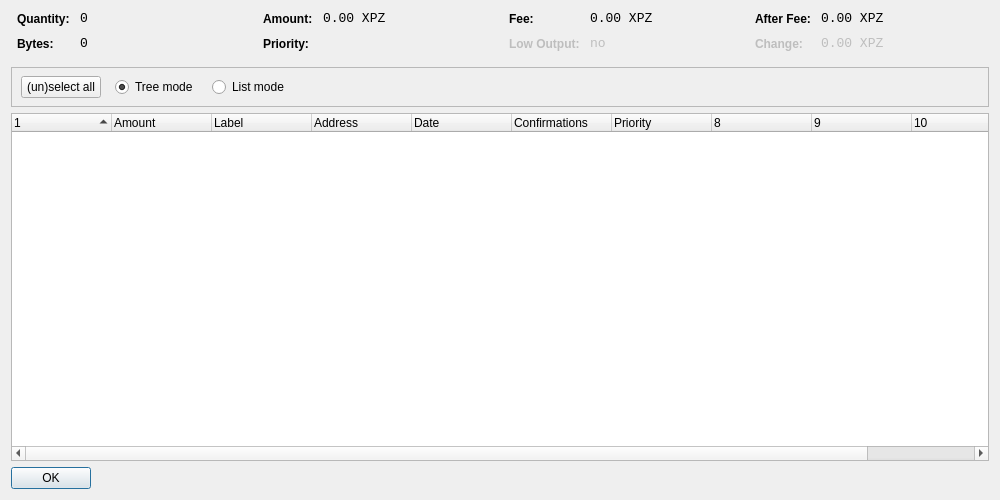
<?xml version="1.0" encoding="UTF-8"?>
<ui version="4.0">
 <class>CoinControlDialog</class>
 <widget class="QDialog" name="CoinControlDialog">
  <property name="geometry">
   <rect>
    <x>0</x>
    <y>0</y>
    <width>1000</width>
    <height>500</height>
   </rect>
  </property>
  <property name="windowTitle">
   <string>Coin Control</string>
  </property>
  <layout class="QVBoxLayout" name="verticalLayout">
   <item>
    <layout class="QHBoxLayout" name="horizontalLayoutTop" stretch="0,0,0,0">
     <property name="topMargin">
      <number>0</number>
     </property>
     <property name="bottomMargin">
      <number>10</number>
     </property>
     <item>
      <layout class="QFormLayout" name="formLayoutCoinControl1">
       <property name="horizontalSpacing">
        <number>10</number>
       </property>
       <property name="verticalSpacing">
        <number>10</number>
       </property>
       <property name="leftMargin">
        <number>6</number>
       </property>
       <property name="rightMargin">
        <number>6</number>
       </property>
       <item row="0" column="0">
        <widget class="QLabel" name="labelCoinControlQuantityText">
         <property name="styleSheet">
          <string notr="true">font-weight:bold;</string>
         </property>
         <property name="text">
          <string>Quantity:</string>
         </property>
        </widget>
       </item>
       <item row="0" column="1">
        <widget class="QLabel" name="labelCoinControlQuantity">
         <property name="font">
          <font>
           <family>Monospace</family>
           <pointsize>10</pointsize>
          </font>
         </property>
         <property name="cursor">
          <cursorShape>IBeamCursor</cursorShape>
         </property>
         <property name="contextMenuPolicy">
          <enum>Qt::ActionsContextMenu</enum>
         </property>
         <property name="text">
          <string notr="true">0</string>
         </property>
         <property name="textInteractionFlags">
          <set>Qt::LinksAccessibleByMouse|Qt::TextSelectableByKeyboard|Qt::TextSelectableByMouse</set>
         </property>
        </widget>
       </item>
       <item row="1" column="0">
        <widget class="QLabel" name="labelCoinControlBytesText">
         <property name="styleSheet">
          <string notr="true">font-weight:bold;</string>
         </property>
         <property name="text">
          <string>Bytes:</string>
         </property>
        </widget>
       </item>
       <item row="1" column="1">
        <widget class="QLabel" name="labelCoinControlBytes">
         <property name="font">
          <font>
           <family>Monospace</family>
           <pointsize>10</pointsize>
          </font>
         </property>
         <property name="cursor">
          <cursorShape>IBeamCursor</cursorShape>
         </property>
         <property name="contextMenuPolicy">
          <enum>Qt::ActionsContextMenu</enum>
         </property>
         <property name="text">
          <string notr="true">0</string>
         </property>
         <property name="textInteractionFlags">
          <set>Qt::LinksAccessibleByMouse|Qt::TextSelectableByKeyboard|Qt::TextSelectableByMouse</set>
         </property>
        </widget>
       </item>
      </layout>
     </item>
     <item>
      <layout class="QFormLayout" name="formLayoutCoinControl2">
       <property name="horizontalSpacing">
        <number>10</number>
       </property>
       <property name="verticalSpacing">
        <number>10</number>
       </property>
       <property name="leftMargin">
        <number>6</number>
       </property>
       <property name="rightMargin">
        <number>6</number>
       </property>
       <item row="0" column="0">
        <widget class="QLabel" name="labelCoinControlAmountText">
         <property name="styleSheet">
          <string notr="true">font-weight:bold;</string>
         </property>
         <property name="text">
          <string>Amount:</string>
         </property>
        </widget>
       </item>
       <item row="0" column="1">
        <widget class="QLabel" name="labelCoinControlAmount">
         <property name="font">
          <font>
           <family>Monospace</family>
           <pointsize>10</pointsize>
          </font>
         </property>
         <property name="cursor">
          <cursorShape>IBeamCursor</cursorShape>
         </property>
         <property name="contextMenuPolicy">
          <enum>Qt::ActionsContextMenu</enum>
         </property>
         <property name="text">
          <string notr="true">0.00 XPZ</string>
         </property>
         <property name="textInteractionFlags">
          <set>Qt::LinksAccessibleByMouse|Qt::TextSelectableByKeyboard|Qt::TextSelectableByMouse</set>
         </property>
        </widget>
       </item>
       <item row="1" column="0">
        <widget class="QLabel" name="labelCoinControlPriorityText">
         <property name="styleSheet">
          <string notr="true">font-weight:bold;</string>
         </property>
         <property name="text">
          <string>Priority:</string>
         </property>
        </widget>
       </item>
       <item row="1" column="1">
        <widget class="QLabel" name="labelCoinControlPriority">
         <property name="font">
          <font>
           <family>Monospace</family>
           <pointsize>10</pointsize>
          </font>
         </property>
         <property name="cursor">
          <cursorShape>IBeamCursor</cursorShape>
         </property>
         <property name="contextMenuPolicy">
          <enum>Qt::ActionsContextMenu</enum>
         </property>
         <property name="text">
          <string/>
         </property>
         <property name="textInteractionFlags">
          <set>Qt::LinksAccessibleByMouse|Qt::TextSelectableByKeyboard|Qt::TextSelectableByMouse</set>
         </property>
        </widget>
       </item>
      </layout>
     </item>
     <item>
      <layout class="QFormLayout" name="formLayoutCoinControl3">
       <property name="horizontalSpacing">
        <number>10</number>
       </property>
       <property name="verticalSpacing">
        <number>10</number>
       </property>
       <property name="leftMargin">
        <number>6</number>
       </property>
       <property name="rightMargin">
        <number>6</number>
       </property>
       <item row="0" column="0">
        <widget class="QLabel" name="labelCoinControlFeeText">
         <property name="styleSheet">
          <string notr="true">font-weight:bold;</string>
         </property>
         <property name="text">
          <string>Fee:</string>
         </property>
        </widget>
       </item>
       <item row="0" column="1">
        <widget class="QLabel" name="labelCoinControlFee">
         <property name="font">
          <font>
           <family>Monospace</family>
           <pointsize>10</pointsize>
          </font>
         </property>
         <property name="cursor">
          <cursorShape>IBeamCursor</cursorShape>
         </property>
         <property name="contextMenuPolicy">
          <enum>Qt::ActionsContextMenu</enum>
         </property>
         <property name="text">
          <string notr="true">0.00 XPZ</string>
         </property>
         <property name="textInteractionFlags">
          <set>Qt::LinksAccessibleByMouse|Qt::TextSelectableByKeyboard|Qt::TextSelectableByMouse</set>
         </property>
        </widget>
       </item>
       <item row="1" column="0">
        <widget class="QLabel" name="labelCoinControlLowOutputText">
         <property name="enabled">
          <bool>false</bool>
         </property>
         <property name="styleSheet">
          <string notr="true">font-weight:bold;</string>
         </property>
         <property name="text">
          <string>Low Output:</string>
         </property>
        </widget>
       </item>
       <item row="1" column="1">
        <widget class="QLabel" name="labelCoinControlLowOutput">
         <property name="enabled">
          <bool>false</bool>
         </property>
         <property name="font">
          <font>
           <family>Monospace</family>
           <pointsize>10</pointsize>
          </font>
         </property>
         <property name="cursor">
          <cursorShape>IBeamCursor</cursorShape>
         </property>
         <property name="contextMenuPolicy">
          <enum>Qt::ActionsContextMenu</enum>
         </property>
         <property name="text">
          <string notr="true">no</string>
         </property>
         <property name="textInteractionFlags">
          <set>Qt::LinksAccessibleByMouse|Qt::TextSelectableByKeyboard|Qt::TextSelectableByMouse</set>
         </property>
        </widget>
       </item>
      </layout>
     </item>
     <item>
      <layout class="QFormLayout" name="formLayoutCoinControl4">
       <property name="horizontalSpacing">
        <number>10</number>
       </property>
       <property name="verticalSpacing">
        <number>10</number>
       </property>
       <property name="leftMargin">
        <number>6</number>
       </property>
       <property name="rightMargin">
        <number>6</number>
       </property>
       <item row="0" column="0">
        <widget class="QLabel" name="labelCoinControlAfterFeeText">
         <property name="styleSheet">
          <string notr="true">font-weight:bold;</string>
         </property>
         <property name="text">
          <string>After Fee:</string>
         </property>
        </widget>
       </item>
       <item row="0" column="1">
        <widget class="QLabel" name="labelCoinControlAfterFee">
         <property name="font">
          <font>
           <family>Monospace</family>
           <pointsize>10</pointsize>
          </font>
         </property>
         <property name="cursor">
          <cursorShape>IBeamCursor</cursorShape>
         </property>
         <property name="contextMenuPolicy">
          <enum>Qt::ActionsContextMenu</enum>
         </property>
         <property name="text">
          <string notr="true">0.00 XPZ</string>
         </property>
         <property name="textInteractionFlags">
          <set>Qt::LinksAccessibleByMouse|Qt::TextSelectableByKeyboard|Qt::TextSelectableByMouse</set>
         </property>
        </widget>
       </item>
       <item row="1" column="0">
        <widget class="QLabel" name="labelCoinControlChangeText">
         <property name="enabled">
          <bool>false</bool>
         </property>
         <property name="styleSheet">
          <string notr="true">font-weight:bold;</string>
         </property>
         <property name="text">
          <string>Change:</string>
         </property>
        </widget>
       </item>
       <item row="1" column="1">
        <widget class="QLabel" name="labelCoinControlChange">
         <property name="enabled">
          <bool>false</bool>
         </property>
         <property name="font">
          <font>
           <family>Monospace</family>
           <pointsize>10</pointsize>
          </font>
         </property>
         <property name="cursor">
          <cursorShape>IBeamCursor</cursorShape>
         </property>
         <property name="contextMenuPolicy">
          <enum>Qt::ActionsContextMenu</enum>
         </property>
         <property name="text">
          <string notr="true">0.00 XPZ</string>
         </property>
         <property name="textInteractionFlags">
          <set>Qt::LinksAccessibleByMouse|Qt::TextSelectableByKeyboard|Qt::TextSelectableByMouse</set>
         </property>
        </widget>
       </item>
      </layout>
     </item>
    </layout>
   </item>
   <item>
    <widget class="QFrame" name="frame">
     <property name="minimumSize">
      <size>
       <width>0</width>
       <height>40</height>
      </size>
     </property>
     <property name="frameShape">
      <enum>QFrame::StyledPanel</enum>
     </property>
     <property name="frameShadow">
      <enum>QFrame::Sunken</enum>
     </property>
     <widget class="QWidget" name="horizontalLayoutWidget">
      <property name="geometry">
       <rect>
        <x>10</x>
        <y>0</y>
        <width>781</width>
        <height>41</height>
       </rect>
      </property>
      <layout class="QHBoxLayout" name="horizontalLayoutPanel" stretch="0,0,0,0,0">
       <property name="spacing">
        <number>14</number>
       </property>
       <item>
        <widget class="QPushButton" name="pushButtonSelectAll">
         <property name="sizePolicy">
          <sizepolicy hsizetype="Maximum" vsizetype="Fixed">
           <horstretch>0</horstretch>
           <verstretch>0</verstretch>
          </sizepolicy>
         </property>
         <property name="text">
          <string>(un)select all</string>
         </property>
        </widget>
       </item>
       <item>
        <widget class="QRadioButton" name="radioTreeMode">
         <property name="sizePolicy">
          <sizepolicy hsizetype="Maximum" vsizetype="Fixed">
           <horstretch>0</horstretch>
           <verstretch>0</verstretch>
          </sizepolicy>
         </property>
         <property name="text">
          <string>Tree mode</string>
         </property>
         <property name="checked">
          <bool>true</bool>
         </property>
        </widget>
       </item>
       <item>
        <widget class="QRadioButton" name="radioListMode">
         <property name="sizePolicy">
          <sizepolicy hsizetype="Maximum" vsizetype="Fixed">
           <horstretch>0</horstretch>
           <verstretch>0</verstretch>
          </sizepolicy>
         </property>
         <property name="text">
          <string>List mode</string>
         </property>
        </widget>
       </item>
       <item>
        <spacer name="horizontalSpacer">
         <property name="orientation">
          <enum>Qt::Horizontal</enum>
         </property>
         <property name="sizeHint" stdset="0">
          <size>
           <width>40</width>
           <height>20</height>
          </size>
         </property>
        </spacer>
       </item>
      </layout>
     </widget>
    </widget>
   </item>
   <item>
    <widget class="CoinControlTreeWidget" name="treeWidget">
     <property name="contextMenuPolicy">
      <enum>Qt::CustomContextMenu</enum>
     </property>
     <property name="sortingEnabled">
      <bool>false</bool>
     </property>
     <property name="columnCount">
      <number>11</number>
     </property>
     <attribute name="headerShowSortIndicator" stdset="0">
      <bool>true</bool>
     </attribute>
     <attribute name="headerStretchLastSection">
      <bool>false</bool>
     </attribute>
     <column>
      <property name="text">
       <string/>
      </property>
     </column>
     <column>
      <property name="text">
       <string>Amount</string>
      </property>
     </column>
     <column>
      <property name="text">
       <string>Label</string>
      </property>
     </column>
     <column>
      <property name="text">
       <string>Address</string>
      </property>
     </column>
     <column>
      <property name="text">
       <string>Date</string>
      </property>
     </column>
     <column>
      <property name="text">
       <string>Confirmations</string>
      </property>
      <property name="toolTip">
       <string>Confirmed</string>
      </property>
     </column>
     <column>
      <property name="text">
       <string>Priority</string>
      </property>
     </column>
     <column>
      <property name="text">
       <string/>
      </property>
     </column>
     <column>
      <property name="text">
       <string/>
      </property>
     </column>
     <column>
      <property name="text">
       <string/>
      </property>
     </column>
     <column>
      <property name="text">
       <string/>
      </property>
     </column>
    </widget>
   </item>
   <item>
    <widget class="QDialogButtonBox" name="buttonBox">
     <property name="sizePolicy">
      <sizepolicy hsizetype="Maximum" vsizetype="Fixed">
       <horstretch>0</horstretch>
       <verstretch>0</verstretch>
      </sizepolicy>
     </property>
     <property name="orientation">
      <enum>Qt::Horizontal</enum>
     </property>
     <property name="standardButtons">
      <set>QDialogButtonBox::Ok</set>
     </property>
    </widget>
   </item>
  </layout>
 </widget>
 <customwidgets>
  <customwidget>
   <class>CoinControlTreeWidget</class>
   <extends>QTreeWidget</extends>
   <header>coincontroltreewidget.h</header>
  </customwidget>
 </customwidgets>
 <resources/>
 <connections/>
</ui>
